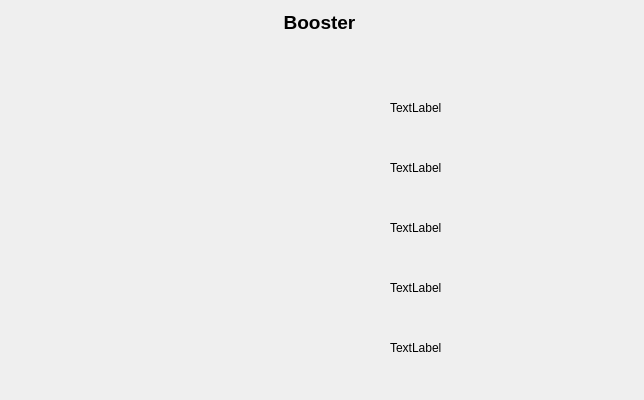
       <widget class="QWidget" name="BOTab">
        <attribute name="title">
         <string>Booster</string>
        </attribute>
        <widget class="PyDMDrawingRectangle" name="BO1_ChBG">
         <property name="geometry">
          <rect>
           <x>160</x>
           <y>100</y>
           <width>20</width>
           <height>15</height>
          </rect>
         </property>
         <property name="toolTip">
          <string/>
         </property>
         <property name="brush" stdset="0">
          <brush brushstyle="SolidPattern">
           <color alpha="255">
            <red>0</red>
            <green>255</green>
            <blue>0</blue>
           </color>
          </brush>
         </property>
        </widget>
        <widget class="PyDMDrawingRectangle" name="BO1_ChMD">
         <property name="geometry">
          <rect>
           <x>230</x>
           <y>100</y>
           <width>20</width>
           <height>15</height>
          </rect>
         </property>
         <property name="toolTip">
          <string/>
         </property>
         <property name="brush" stdset="0">
          <brush brushstyle="SolidPattern">
           <color alpha="255">
            <red>0</red>
            <green>255</green>
            <blue>0</blue>
           </color>
          </brush>
         </property>
        </widget>
        <widget class="PyDMDrawingRectangle" name="BO1_ChED">
         <property name="geometry">
          <rect>
           <x>270</x>
           <y>100</y>
           <width>20</width>
           <height>15</height>
          </rect>
         </property>
         <property name="toolTip">
          <string/>
         </property>
         <property name="brush" stdset="0">
          <brush brushstyle="SolidPattern">
           <color alpha="255">
            <red>0</red>
            <green>255</green>
            <blue>0</blue>
           </color>
          </brush>
         </property>
        </widget>
        <widget class="PyDMDrawingRectangle" name="BO_MBTemp01">
         <property name="geometry">
          <rect>
           <x>70</x>
           <y>130</y>
           <width>20</width>
           <height>15</height>
          </rect>
         </property>
         <property name="toolTip">
          <string/>
         </property>
         <property name="brush" stdset="0">
          <brush brushstyle="SolidPattern">
           <color alpha="255">
            <red>0</red>
            <green>0</green>
            <blue>255</blue>
           </color>
          </brush>
         </property>
        </widget>
        <widget class="PyDMDrawingRectangle" name="BO2_ChED">
         <property name="geometry">
          <rect>
           <x>270</x>
           <y>160</y>
           <width>20</width>
           <height>15</height>
          </rect>
         </property>
         <property name="toolTip">
          <string/>
         </property>
         <property name="brush" stdset="0">
          <brush brushstyle="SolidPattern">
           <color alpha="255">
            <red>0</red>
            <green>255</green>
            <blue>0</blue>
           </color>
          </brush>
         </property>
        </widget>
        <widget class="PyDMDrawingRectangle" name="BO2_ChBG">
         <property name="geometry">
          <rect>
           <x>160</x>
           <y>160</y>
           <width>20</width>
           <height>15</height>
          </rect>
         </property>
         <property name="toolTip">
          <string/>
         </property>
         <property name="brush" stdset="0">
          <brush brushstyle="SolidPattern">
           <color alpha="255">
            <red>0</red>
            <green>255</green>
            <blue>0</blue>
           </color>
          </brush>
         </property>
        </widget>
        <widget class="PyDMDrawingRectangle" name="BO2_ChMD">
         <property name="geometry">
          <rect>
           <x>230</x>
           <y>160</y>
           <width>20</width>
           <height>15</height>
          </rect>
         </property>
         <property name="toolTip">
          <string/>
         </property>
         <property name="brush" stdset="0">
          <brush brushstyle="SolidPattern">
           <color alpha="255">
            <red>0</red>
            <green>255</green>
            <blue>0</blue>
           </color>
          </brush>
         </property>
        </widget>
        <widget class="PyDMDrawingRectangle" name="BO_MBTemp02">
         <property name="geometry">
          <rect>
           <x>70</x>
           <y>190</y>
           <width>20</width>
           <height>15</height>
          </rect>
         </property>
         <property name="toolTip">
          <string/>
         </property>
         <property name="brush" stdset="0">
          <brush brushstyle="SolidPattern">
           <color alpha="255">
            <red>0</red>
            <green>0</green>
            <blue>255</blue>
           </color>
          </brush>
         </property>
        </widget>
        <widget class="PyDMDrawingRectangle" name="BO3_ChED">
         <property name="geometry">
          <rect>
           <x>270</x>
           <y>220</y>
           <width>20</width>
           <height>15</height>
          </rect>
         </property>
         <property name="toolTip">
          <string/>
         </property>
         <property name="brush" stdset="0">
          <brush brushstyle="SolidPattern">
           <color alpha="255">
            <red>0</red>
            <green>255</green>
            <blue>0</blue>
           </color>
          </brush>
         </property>
        </widget>
        <widget class="PyDMDrawingRectangle" name="BO3_ChBG">
         <property name="geometry">
          <rect>
           <x>160</x>
           <y>220</y>
           <width>20</width>
           <height>15</height>
          </rect>
         </property>
         <property name="toolTip">
          <string/>
         </property>
         <property name="brush" stdset="0">
          <brush brushstyle="SolidPattern">
           <color alpha="255">
            <red>0</red>
            <green>255</green>
            <blue>0</blue>
           </color>
          </brush>
         </property>
        </widget>
        <widget class="PyDMDrawingRectangle" name="BO3_ChMD">
         <property name="geometry">
          <rect>
           <x>230</x>
           <y>220</y>
           <width>20</width>
           <height>15</height>
          </rect>
         </property>
         <property name="toolTip">
          <string/>
         </property>
         <property name="brush" stdset="0">
          <brush brushstyle="SolidPattern">
           <color alpha="255">
            <red>0</red>
            <green>255</green>
            <blue>0</blue>
           </color>
          </brush>
         </property>
        </widget>
        <widget class="PyDMDrawingRectangle" name="BO_MBTemp03">
         <property name="geometry">
          <rect>
           <x>70</x>
           <y>250</y>
           <width>20</width>
           <height>15</height>
          </rect>
         </property>
         <property name="toolTip">
          <string/>
         </property>
         <property name="brush" stdset="0">
          <brush brushstyle="SolidPattern">
           <color alpha="255">
            <red>0</red>
            <green>0</green>
            <blue>255</blue>
           </color>
          </brush>
         </property>
        </widget>
        <widget class="PyDMDrawingRectangle" name="BO4_ChBG">
         <property name="geometry">
          <rect>
           <x>160</x>
           <y>280</y>
           <width>20</width>
           <height>15</height>
          </rect>
         </property>
         <property name="toolTip">
          <string/>
         </property>
         <property name="brush" stdset="0">
          <brush brushstyle="SolidPattern">
           <color alpha="255">
            <red>0</red>
            <green>255</green>
            <blue>0</blue>
           </color>
          </brush>
         </property>
        </widget>
        <widget class="PyDMDrawingRectangle" name="BO_MBTemp04">
         <property name="geometry">
          <rect>
           <x>70</x>
           <y>310</y>
           <width>20</width>
           <height>15</height>
          </rect>
         </property>
         <property name="toolTip">
          <string/>
         </property>
         <property name="brush" stdset="0">
          <brush brushstyle="SolidPattern">
           <color alpha="255">
            <red>0</red>
            <green>0</green>
            <blue>255</blue>
           </color>
          </brush>
         </property>
        </widget>
        <widget class="PyDMDrawingRectangle" name="BO4_ChMD">
         <property name="geometry">
          <rect>
           <x>230</x>
           <y>280</y>
           <width>20</width>
           <height>15</height>
          </rect>
         </property>
         <property name="toolTip">
          <string/>
         </property>
         <property name="brush" stdset="0">
          <brush brushstyle="SolidPattern">
           <color alpha="255">
            <red>0</red>
            <green>255</green>
            <blue>0</blue>
           </color>
          </brush>
         </property>
        </widget>
        <widget class="PyDMDrawingRectangle" name="BO4_ChED">
         <property name="geometry">
          <rect>
           <x>270</x>
           <y>280</y>
           <width>20</width>
           <height>15</height>
          </rect>
         </property>
         <property name="toolTip">
          <string/>
         </property>
         <property name="brush" stdset="0">
          <brush brushstyle="SolidPattern">
           <color alpha="255">
            <red>0</red>
            <green>255</green>
            <blue>0</blue>
           </color>
          </brush>
         </property>
        </widget>
        <widget class="PyDMDrawingRectangle" name="BO5_ChBG">
         <property name="geometry">
          <rect>
           <x>160</x>
           <y>340</y>
           <width>20</width>
           <height>15</height>
          </rect>
         </property>
         <property name="toolTip">
          <string/>
         </property>
         <property name="brush" stdset="0">
          <brush brushstyle="SolidPattern">
           <color alpha="255">
            <red>0</red>
            <green>255</green>
            <blue>0</blue>
           </color>
          </brush>
         </property>
        </widget>
        <widget class="PyDMDrawingRectangle" name="BO_MBTemp05">
         <property name="geometry">
          <rect>
           <x>70</x>
           <y>370</y>
           <width>20</width>
           <height>15</height>
          </rect>
         </property>
         <property name="toolTip">
          <string/>
         </property>
         <property name="brush" stdset="0">
          <brush brushstyle="SolidPattern">
           <color alpha="255">
            <red>0</red>
            <green>0</green>
            <blue>255</blue>
           </color>
          </brush>
         </property>
        </widget>
        <widget class="PyDMDrawingRectangle" name="BO5_ChMD">
         <property name="geometry">
          <rect>
           <x>230</x>
           <y>340</y>
           <width>20</width>
           <height>15</height>
          </rect>
         </property>
         <property name="toolTip">
          <string/>
         </property>
         <property name="brush" stdset="0">
          <brush brushstyle="SolidPattern">
           <color alpha="255">
            <red>0</red>
            <green>255</green>
            <blue>0</blue>
           </color>
          </brush>
         </property>
        </widget>
        <widget class="PyDMDrawingRectangle" name="BO5_ChED">
         <property name="geometry">
          <rect>
           <x>270</x>
           <y>340</y>
           <width>20</width>
           <height>15</height>
          </rect>
         </property>
         <property name="toolTip">
          <string/>
         </property>
         <property name="brush" stdset="0">
          <brush brushstyle="SolidPattern">
           <color alpha="255">
            <red>0</red>
            <green>255</green>
            <blue>0</blue>
           </color>
          </brush>
         </property>
        </widget>
        <widget class="QLabel" name="BO_Sec_1">
         <property name="geometry">
          <rect>
           <x>390</x>
           <y>100</y>
           <width>141</width>
           <height>16</height>
          </rect>
         </property>
         <property name="text">
          <string>TextLabel</string>
         </property>
        </widget>
        <widget class="QLabel" name="BO_Sec_2">
         <property name="geometry">
          <rect>
           <x>390</x>
           <y>160</y>
           <width>141</width>
           <height>16</height>
          </rect>
         </property>
         <property name="text">
          <string>TextLabel</string>
         </property>
        </widget>
        <widget class="QLabel" name="BO_Sec_3">
         <property name="geometry">
          <rect>
           <x>390</x>
           <y>220</y>
           <width>151</width>
           <height>16</height>
          </rect>
         </property>
         <property name="text">
          <string>TextLabel</string>
         </property>
        </widget>
        <widget class="QLabel" name="BO_Sec_4">
         <property name="geometry">
          <rect>
           <x>390</x>
           <y>280</y>
           <width>131</width>
           <height>16</height>
          </rect>
         </property>
         <property name="text">
          <string>TextLabel</string>
         </property>
        </widget>
        <widget class="QLabel" name="BO_Sec_5">
         <property name="geometry">
          <rect>
           <x>390</x>
           <y>340</y>
           <width>131</width>
           <height>16</height>
          </rect>
         </property>
         <property name="text">
          <string>TextLabel</string>
         </property>
        </widget>
        <widget class="QLabel" name="BO_Img1">
         <property name="geometry">
          <rect>
           <x>40</x>
           <y>90</y>
           <width>561</width>
           <height>51</height>
          </rect>
         </property>
         <property name="text">
          <string/>
         </property>
         <property name="scaledContents">
          <bool>true</bool>
         </property>
        </widget>
        <widget class="QLabel" name="BO_Img3">
         <property name="geometry">
          <rect>
           <x>40</x>
           <y>210</y>
           <width>561</width>
           <height>51</height>
          </rect>
         </property>
         <property name="text">
          <string/>
         </property>
         <property name="scaledContents">
          <bool>true</bool>
         </property>
        </widget>
        <widget class="QLabel" name="BO_Img4">
         <property name="geometry">
          <rect>
           <x>40</x>
           <y>270</y>
           <width>561</width>
           <height>51</height>
          </rect>
         </property>
         <property name="text">
          <string/>
         </property>
         <property name="scaledContents">
          <bool>true</bool>
         </property>
        </widget>
        <widget class="QLabel" name="BO_Img5">
         <property name="geometry">
          <rect>
           <x>40</x>
           <y>330</y>
           <width>561</width>
           <height>51</height>
          </rect>
         </property>
         <property name="text">
          <string/>
         </property>
         <property name="scaledContents">
          <bool>true</bool>
         </property>
        </widget>
        <widget class="QLabel" name="BO_Img2">
         <property name="geometry">
          <rect>
           <x>40</x>
           <y>150</y>
           <width>561</width>
           <height>51</height>
          </rect>
         </property>
         <property name="text">
          <string/>
         </property>
         <property name="scaledContents">
          <bool>true</bool>
         </property>
        </widget>
        <widget class="PyDMDrawingRectangle" name="PyDMDrawingRectangle">
         <property name="geometry">
          <rect>
           <x>40</x>
           <y>90</y>
           <width>561</width>
           <height>301</height>
          </rect>
         </property>
         <property name="toolTip">
          <string/>
         </property>
         <property name="brush" stdset="0">
          <brush brushstyle="SolidPattern">
           <color alpha="255">
            <red>255</red>
            <green>255</green>
            <blue>255</blue>
           </color>
          </brush>
         </property>
        </widget>
        <widget class="QLabel" name="label_13">
         <property name="geometry">
          <rect>
           <x>4</x>
           <y>9</y>
           <width>631</width>
           <height>27</height>
          </rect>
         </property>
         <property name="text">
          <string>&lt;html&gt;&lt;head/&gt;&lt;body&gt;&lt;p align=&quot;center&quot;&gt;&lt;span style=&quot; font-size:14pt; font-weight:600;&quot;&gt;Booster&lt;/span&gt;&lt;/p&gt;&lt;/body&gt;&lt;/html&gt;</string>
         </property>
        </widget>
        <zorder>PyDMDrawingRectangle</zorder>
        <zorder>BO_Img2</zorder>
        <zorder>BO_Img5</zorder>
        <zorder>BO_Img4</zorder>
        <zorder>BO_Img3</zorder>
        <zorder>BO_Img1</zorder>
        <zorder>BO1_ChBG</zorder>
        <zorder>BO1_ChMD</zorder>
        <zorder>BO1_ChED</zorder>
        <zorder>BO_MBTemp01</zorder>
        <zorder>BO2_ChED</zorder>
        <zorder>BO2_ChBG</zorder>
        <zorder>BO2_ChMD</zorder>
        <zorder>BO_MBTemp02</zorder>
        <zorder>BO3_ChED</zorder>
        <zorder>BO3_ChBG</zorder>
        <zorder>BO3_ChMD</zorder>
        <zorder>BO_MBTemp03</zorder>
        <zorder>BO4_ChBG</zorder>
        <zorder>BO_MBTemp04</zorder>
        <zorder>BO4_ChMD</zorder>
        <zorder>BO4_ChED</zorder>
        <zorder>BO5_ChBG</zorder>
        <zorder>BO_MBTemp05</zorder>
        <zorder>BO5_ChMD</zorder>
        <zorder>BO5_ChED</zorder>
        <zorder>BO_Sec_1</zorder>
        <zorder>BO_Sec_2</zorder>
        <zorder>BO_Sec_3</zorder>
        <zorder>BO_Sec_4</zorder>
        <zorder>BO_Sec_5</zorder>
        <zorder>label_13</zorder>
       </widget>
